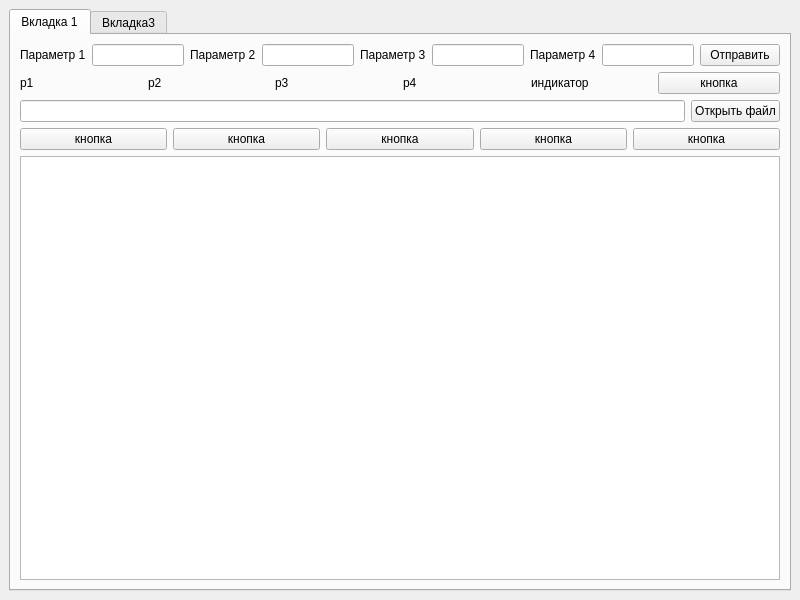
<?xml version="1.0" encoding="UTF-8"?>
<ui version="4.0">
 <class>MainWindow</class>
 <widget class="QMainWindow" name="MainWindow">
  <property name="geometry">
   <rect>
    <x>0</x>
    <y>0</y>
    <width>800</width>
    <height>600</height>
   </rect>
  </property>
  <property name="windowTitle">
   <string>Программа</string>
  </property>
  <widget class="QWidget" name="centralwidget">
   <layout class="QHBoxLayout" name="horizontalLayout">
    <item>
     <widget class="QTabWidget" name="tabWidget">
      <property name="currentIndex">
       <number>0</number>
      </property>
      <widget class="QWidget" name="tab_2">
       <attribute name="title">
        <string>Вкладка 1</string>
       </attribute>
       <layout class="QVBoxLayout" name="verticalLayout">
        <item>
         <layout class="QHBoxLayout" name="horizontalLayout_2">
          <item>
           <widget class="QLabel" name="label">
            <property name="text">
             <string>Параметр 1</string>
            </property>
           </widget>
          </item>
          <item>
           <widget class="QLineEdit" name="led_p1"/>
          </item>
          <item>
           <widget class="QLabel" name="label_2">
            <property name="text">
             <string>Параметр 2</string>
            </property>
           </widget>
          </item>
          <item>
           <widget class="QLineEdit" name="led_p2"/>
          </item>
          <item>
           <widget class="QLabel" name="label_3">
            <property name="text">
             <string>Параметр 3</string>
            </property>
           </widget>
          </item>
          <item>
           <widget class="QLineEdit" name="led_p3"/>
          </item>
          <item>
           <widget class="QLabel" name="label_4">
            <property name="text">
             <string>Параметр 4</string>
            </property>
           </widget>
          </item>
          <item>
           <widget class="QLineEdit" name="led_p4"/>
          </item>
          <item>
           <widget class="QPushButton" name="btn_send">
            <property name="text">
             <string>Отправить</string>
            </property>
           </widget>
          </item>
         </layout>
        </item>
        <item>
         <layout class="QHBoxLayout" name="horizontalLayout_3">
          <item>
           <widget class="QLabel" name="lbl_p1">
            <property name="text">
             <string>p1</string>
            </property>
           </widget>
          </item>
          <item>
           <widget class="QLabel" name="lbl_p2">
            <property name="text">
             <string>p2</string>
            </property>
           </widget>
          </item>
          <item>
           <widget class="QLabel" name="lbl_p3">
            <property name="text">
             <string>p3</string>
            </property>
           </widget>
          </item>
          <item>
           <widget class="QLabel" name="lbl_p4">
            <property name="text">
             <string>p4</string>
            </property>
           </widget>
          </item>
          <item>
           <widget class="QLabel" name="lbl_stut">
            <property name="styleSheet">
             <string notr="true"/>
            </property>
            <property name="text">
             <string>индикатор</string>
            </property>
           </widget>
          </item>
          <item>
           <widget class="QPushButton" name="btn_k1">
            <property name="text">
             <string>кнопка</string>
            </property>
           </widget>
          </item>
         </layout>
        </item>
        <item>
         <layout class="QHBoxLayout" name="horizontalLayout_4">
          <item>
           <widget class="QLineEdit" name="led_open"/>
          </item>
          <item>
           <widget class="QPushButton" name="btn_open">
            <property name="text">
             <string>Открыть файл</string>
            </property>
           </widget>
          </item>
         </layout>
        </item>
        <item>
         <layout class="QHBoxLayout" name="horizontalLayout_5">
          <item>
           <widget class="QPushButton" name="btn_k2">
            <property name="text">
             <string>кнопка</string>
            </property>
           </widget>
          </item>
          <item>
           <widget class="QPushButton" name="btn_k3">
            <property name="text">
             <string>кнопка</string>
            </property>
           </widget>
          </item>
          <item>
           <widget class="QPushButton" name="btn_k4">
            <property name="text">
             <string>кнопка</string>
            </property>
           </widget>
          </item>
          <item>
           <widget class="QPushButton" name="btn_k5">
            <property name="text">
             <string>кнопка</string>
            </property>
           </widget>
          </item>
          <item>
           <widget class="QPushButton" name="btn_k6">
            <property name="text">
             <string>кнопка</string>
            </property>
           </widget>
          </item>
         </layout>
        </item>
        <item>
         <layout class="QHBoxLayout" name="horizontalLayout_6">
          <item>
           <widget class="QTextEdit" name="textEdit"/>
          </item>
         </layout>
        </item>
       </layout>
      </widget>
      <widget class="QWidget" name="tab">
       <attribute name="title">
        <string>Вкладка3</string>
       </attribute>
      </widget>
     </widget>
    </item>
   </layout>
  </widget>
 </widget>
 <resources/>
 <connections/>
</ui>
